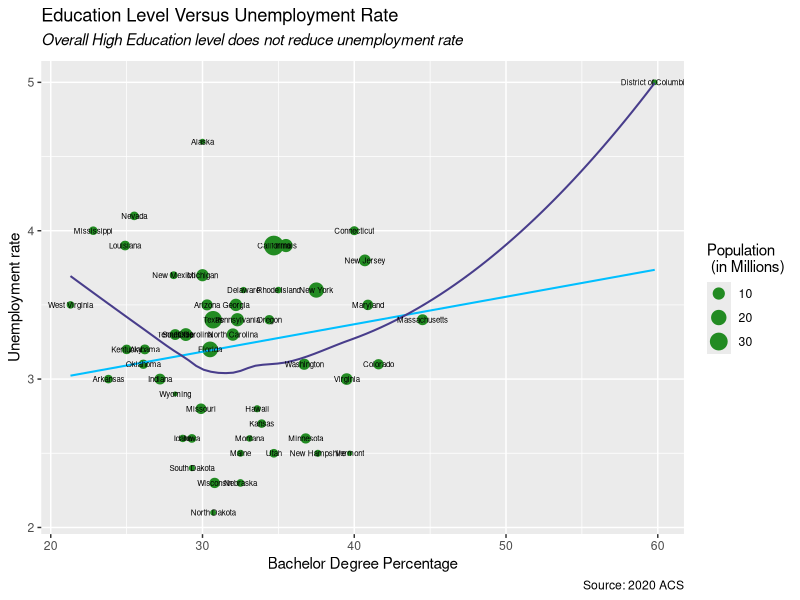
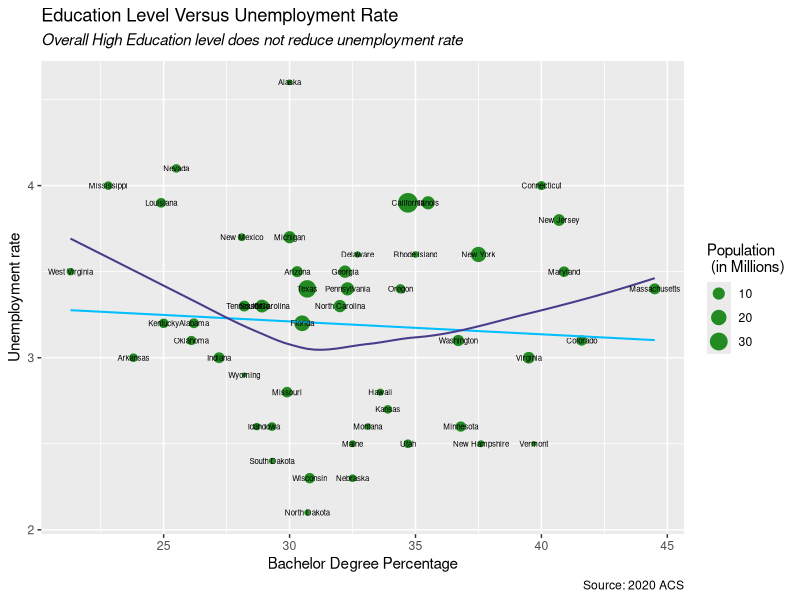

Source code (R) for these figures, in order:
library(tidyverse)

library(haven)
ur_bac <- read_dta("ur-bac.dta")
View(ur_bac)

ur_bac |>
  mutate(popm = totalpopulation/1000000) |>
  ggplot(mapping = aes(x = pct_bachelor,
                       y = unemploymentrate, label = state)) +
  geom_point(mapping = aes(size = popm), color = "forestgreen") +
  geom_smooth(
    se = FALSE, method = "lm",
    alpha = 0.8, size = 0.7, color = "deepskyblue"
  ) +
  geom_smooth(
    se = FALSE, alpha = 0.8, 
    size = 0.7, color = "darkslateblue") +
  geom_text(size = 2) +
  scale_size_continuous(name = "Population \n (in Millions)")+
  guides(color = "none") +
  labs(title = "Education Level Versus Unemployment Rate",
       subtitle = expression(italic("Overall High Education level does not reduce unemployment rate")),
       x = "Bachelor Degree Percentage",
       y = "Unemployment rate",
       caption = "Source: 2020 ACS")

ur_bac |>
  mutate(popm = totalpopulation/1000000) |>
  filter(state != "District of Columbia") |>
  ggplot(mapping = aes(x = pct_bachelor,
                       y = unemploymentrate, label = state)) +
  geom_point(mapping = aes(size = popm), color = "forestgreen") +
  geom_smooth(
    se = FALSE, method = "lm",
    alpha = 0.8, size = 0.7, color = "deepskyblue"
  ) +
  geom_smooth(
    se = FALSE, alpha = 0.8, 
    size = 0.7, color = "darkslateblue") +
  geom_text(size = 2) +
  scale_size_continuous(name = "Population \n (in Millions)")+
  guides(color = "none") +
  labs(title = "Education Level Versus Unemployment Rate",
       subtitle = expression(italic("Overall High Education level does not reduce unemployment rate")),
       x = "Bachelor Degree Percentage",
       y = "Unemployment rate",
       caption = "Source: 2020 ACS")



